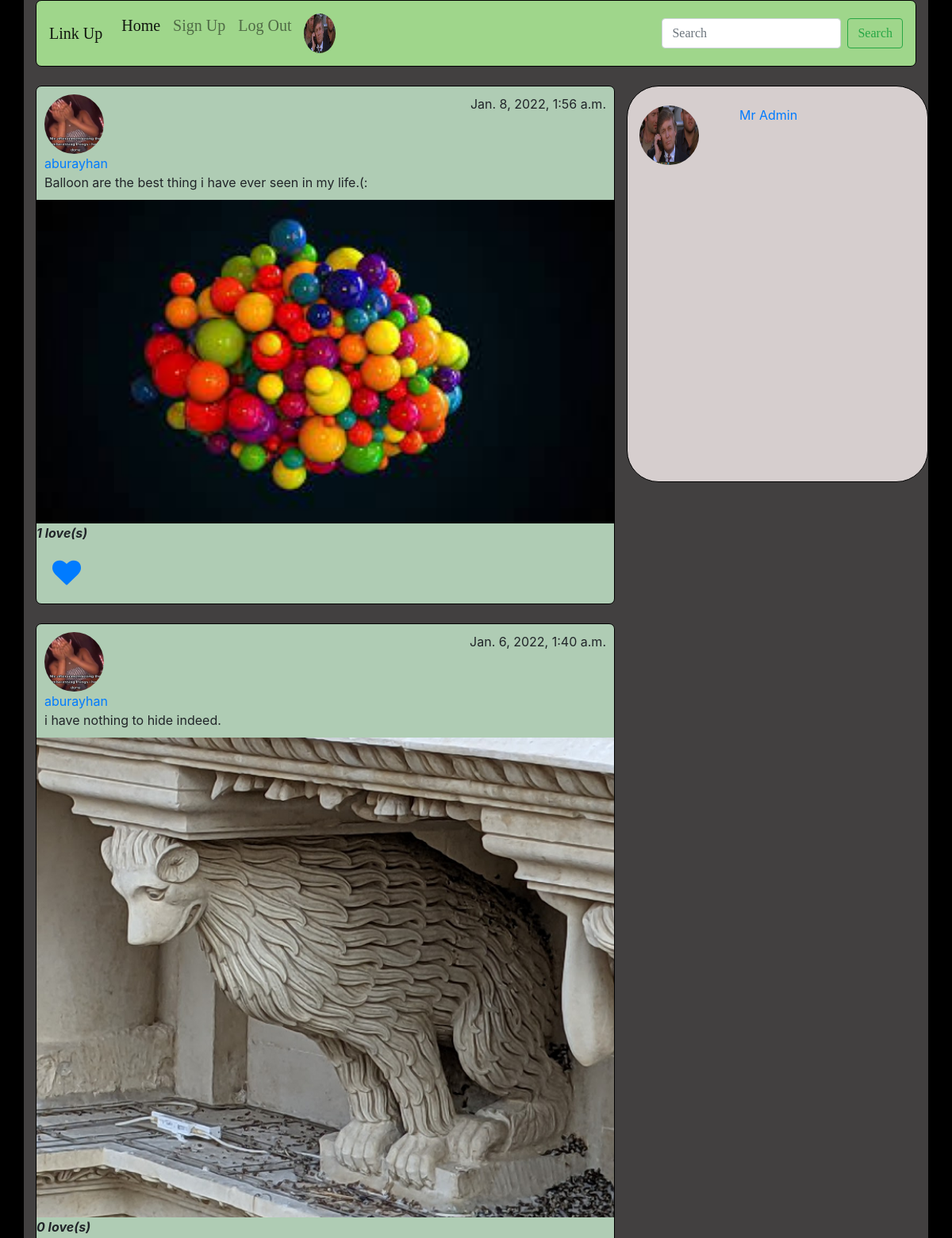
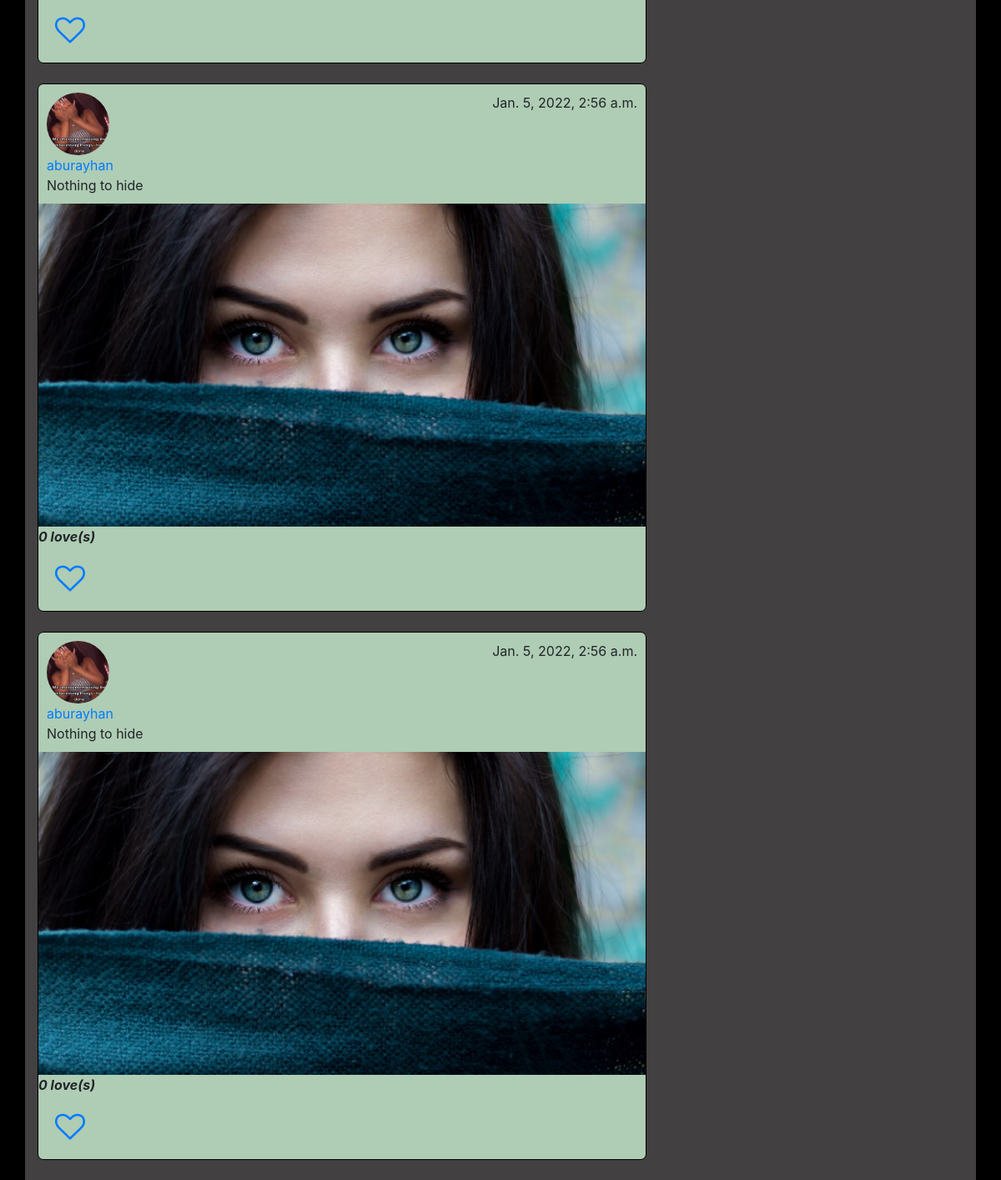
The app's page / (signed in) with its own data (2 pictures, top to bottom).
### App_login/models.py (models this page shows)
class UserProfile(models.Model):
    user = models.OneToOneField(User, on_delete=models.CASCADE, related_name='user_profile')
    profile_pic = models.ImageField(upload_to='media/profile_pics', blank=True)
    description = models.TextField(blank=True)
    full_name = models.CharField(max_length=264, blank=True)
    dob = models.DateField(blank=True, null=True)
    website = models.URLField(blank=True)
    facebook = models.URLField(blank=True)

### App_post/models.py (models this page shows, shortened)
class Posts(models.Model):
    author=models.ForeignKey(User,on_delete=models.CASCADE,related_name='post')
    image= models.ImageField(upload_to='post_images',blank=False)
    caption=models.CharField(max_length=264,blank=True)
    upload_date=models.DateTimeField(auto_now_add=True)
    update_date=models.DateTimeField(auto_now=True)
    class Meta:
        ordering =['-upload_date']

### App_post/views.py (the view)
# urls.py: path('',views.home,name="home"),
def home(request):
    following_list = Follow.objects.filter(follower=request.user)
    posts=Posts.objects.filter(author__in=following_list.values_list('following'))
    liked_post=Like.objects.filter(user=request.user)
    liked_post_list=liked_post.values_list('post',flat=True)
    print(liked_post)
    if request.method == "GET":
        search= request.GET.get('search',' ')
        result = User.objects.filter(username__icontains=search)#i am using this contains key to get related name user.
    return render(request,'index.html',context={'result':result,'search':search,'following_list':following_list,'posts':posts,'like_post':liked_post_list})

### templates/index.html (shortened to what this page needs)
{% extends 'base.html' %}
{% block content %}
    {% if search %}
    <br>
    {% endif %}
    <div class="row">
        <div class="col-sm-8">
        {% for post in posts %}
        <div style="border:1px solid black; background-color:#afccb4; border-radius:7px;" class="">
            <div style="padding:10px;">
        {% if post.author.user_profile.profile_pic %}
            <img src="/media/{{post.author.user_profile.profile_pic}}" width="75px" height="75px" class="rounded-circle"><nav class="float-right">{{post.upload_date}}</nav>
            {% else %}
            <img src="/media/default.png" width="75px" height="75px" class="rounded-circle"><div class="float-right">{{post.upload_date}}</div>
            {% endif %}<br>
            <a href="{% url 'viewprofile' username=post.author %}">{{post.author}}</a><br>
            {{post.caption}}
            </div>
            <img src="/media/{{post.image}}" width="100%">
            <i><b>{{ post.like_post.count}} love(s)</i></b>
            <div style="padding:20px;">
                {% if post.pk in like_post %}
                <a href="{% url 'unliked' pk=post.pk %}"><i class="fa fa-heart" style="font-size:36px;"></i></a>
                {% else %}
                <a href="{% url 'liked' pk=post.pk %}"><i class="fa fa-heart-o" style="font-size:36px;"></i></a>
                {% endif %}
            </div>
        </div><br>
        {% endfor %}
        </div>
        <div class="col-sm-4 " style="background-color:#d6cece; height:500px; border:1px solid black; border-radius:40px ">
            <div class="row">
               <div class="col-sm-4"><br>
                    {% if user.user_profile.profile_pic %}
                    <a href="{% url 'profile' %}"><img src="/media/{{user.user_profile.profile_pic}}" width="75px" height="75px" class="rounded-circle"></a>
                    {% else %}
                    <a href="{% url 'profile' %}"><img src="/media/default.png" width="75px" height="75px" class="rounded-circle"></a>
                    {% endif %}
                </div>
                <div class="col-sm-8"><br>
                    <a href="{% url 'profile' %}">{{user.user_profile.full_name}}</a>
                </div>
            </div>
        </div>
    </div>
</div>
{% endblock content %}

### templates/base.html (shortened to what this page needs)
<!doctype html>
<html lang="en">
  <head>
  <link href="https://maxcdn.bootstrapcdn.com/font-awesome/4.7.0/css/font-awesome.min.css" rel="stylesheet">
    <link rel="stylesheet" href="https://stackpath.bootstrapcdn.com/bootstrap/4.3.1/css/bootstrap.min.css">
  </head>
  <body>
    <div class="container">
      {% include 'navbar.html' %}
        {% block content %}
        {% endblock content %}
  </body>
</html>

### templates/navbar.html (shortened to what this page needs)
<nav class="navbar navbar-expand-lg navbar-light " style="background-color:#9fd68b; border:1px solid black; border-radius:7px">
  <a class="navbar-brand" href="/">Link Up</a>
  <div class="collapse navbar-collapse" id="navbarSupportedContent">
    <ul class="navbar-nav mr-auto">
      <li class="nav-item active">
        <a class="nav-link" href="/">Home <span class="sr-only">(current)</span></a>
      </li>
      <a class="nav-item nav-link text-succes" href="{% url 'App_login:authsignup' %}">Sign Up</a>
        {% if user.is_authenticated %}
        <a class="nav-item nav-link" href="{% url 'App_login:authlogout' %}">Log Out</a>
        {% else %}
        <a class="nav-item nav-link" href="{% url 'App_login:authlogin' %}">Log In</a>
        {% endif %}
        {% if user.user_profile.profile_pic %}
        <a class="nav-item nav-link" href="{% url 'profile' %}"><img src="{{user.user_profile.profile_pic.url}}" width="40px" height="50px" class="rounded-circle"></a>
        {% else %}
        <a class="nav-item nav-link" href="{% url 'profile' %}"><img src="/media/default.png.url" height="50px" width="40px"></a>
        {% endif %}
    </ul>
    <form class="form-inline my-2 my-lg-0" method="GET">
      <input class="form-control mr-sm-2" type="search" name="search" placeholder="Search" aria-label="Search">
      <button class="btn btn-outline-success my-2 my-sm-0" type="submit">Search</button>
    </form>
  </div>
</nav>

### templates/base.html (style rules this page uses)
body { background-color:black; }
.navbar { font-family:'Comic Sans MS'; font-size:20px; }
.container { background-color:#424040; }

### records on screen
Posts: author.user_profile.profile_pic (picture), upload_date "Jan. 8, 2022, 1:56 a.m.", author "aburayhan", caption "Balloon are the best thing i have ever seen in my life.(:", image (picture), like_post.count "1"
Posts: author.user_profile.profile_pic (picture), upload_date "Jan. 6, 2022, 1:40 a.m.", author "aburayhan", caption "i have nothing to hide indeed.", image (picture), like_post.count "0"
Posts: author.user_profile.profile_pic (picture), upload_date "Jan. 5, 2022, 2:56 a.m.", author "aburayhan", caption "Nothing to hide", image (picture), like_post.count "0"
Posts: author.user_profile.profile_pic (picture), upload_date "Jan. 5, 2022, 2:56 a.m.", author "aburayhan", caption "Nothing to hide", image (picture), like_post.count "0"

### other values on screen
{{ user.user_profile.full_name }} "Mr Admin"
